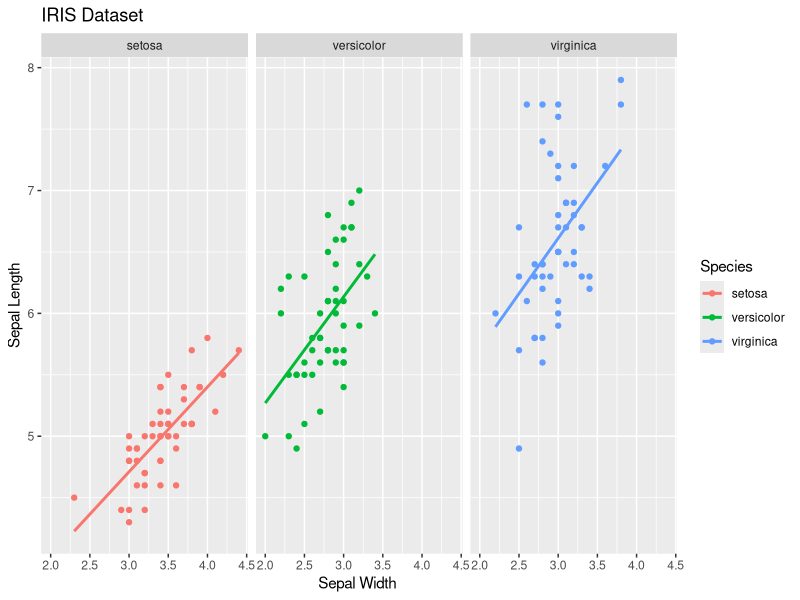

This figure's R source:
library(tidyverse)
  ggplot(data = iris ,
         aes(x=Sepal.Width , 
             y=Sepal.Length ,
         colour =  Species)) +
  geom_point()+
    geom_smooth(method = lm , se=FALSE) + 
    labs(x = "Sepal Width " , 
         y = "Sepal Length",
         title = "IRIS Dataset") +
    facet_wrap(~Species) 